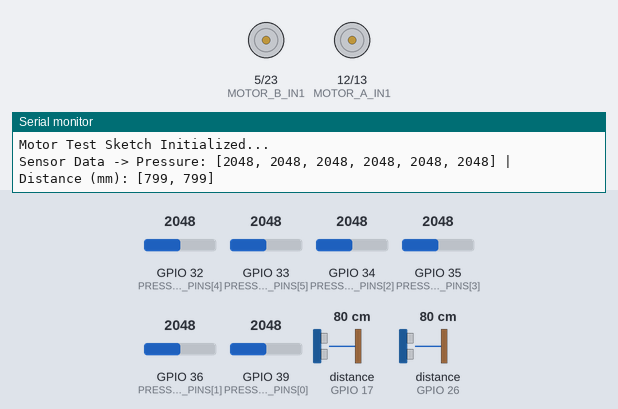
This sketch was run on a simulated ESP32. Shown: motor-driver pin pairs drawn as motors (green arrow = first pin HIGH = forward, orange = second pin HIGH = backward, longer = more drive), the last lines printed to the serial monitor. Wiring (inferred from the names in the program): 2 × ultrasonic range finder: trigger GPIO 16, echo GPIO 17 / trigger GPIO 25, echo GPIO 26. The inputs (shaded band) are chosen by the test bench; at power-on: GPIO 32 (PRESSURE_SENSOR_PINS[4]) = 2048, GPIO 33 (PRESSURE_SENSOR_PINS[5]) = 2048, GPIO 34 (PRESSURE_SENSOR_PINS[2]) = 2048, GPIO 35 (PRESSURE_SENSOR_PINS[3]) = 2048, GPIO 36 (PRESSURE_SENSOR_PINS[1]) = 2048, GPIO 39 (PRESSURE_SENSOR_PINS[0]) = 2048, distance to the obstacle (sensors on GPIO 17, GPIO 26) 80 cm. The echo pulse lasts 58.3 µs per cm.

Above: at 1.5 s.
At 3.0 s:
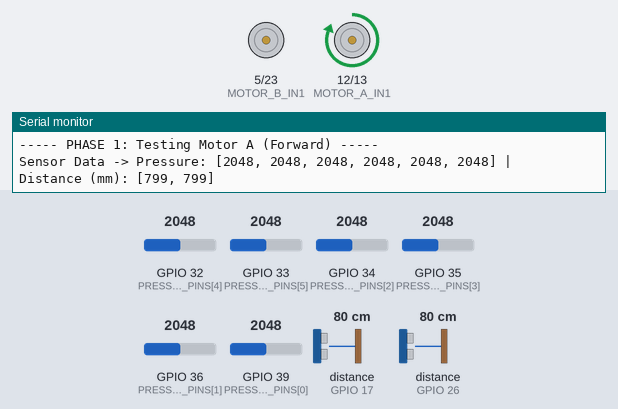
At 5.0 s:
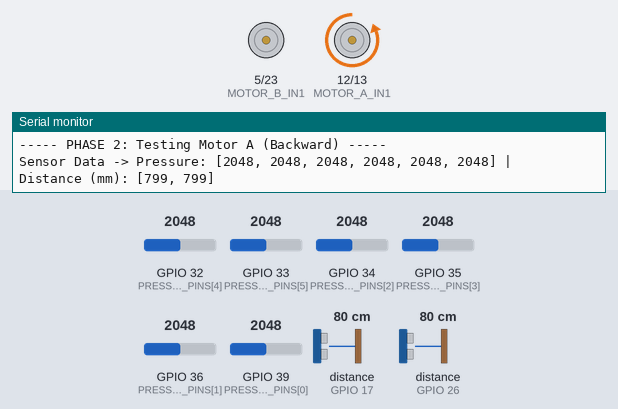
At 9.0 s:
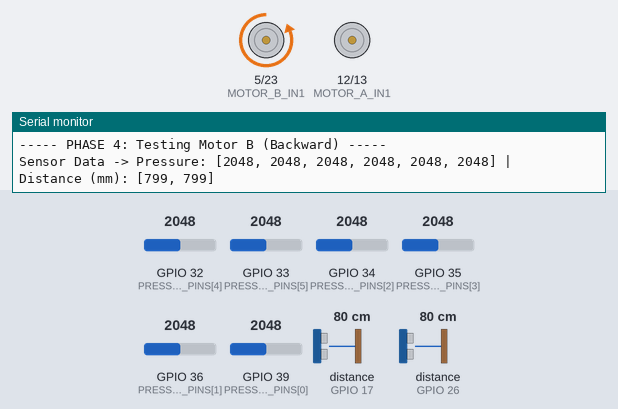
Timing chart, 0 to 11.4 s (numbered marks = the images above):
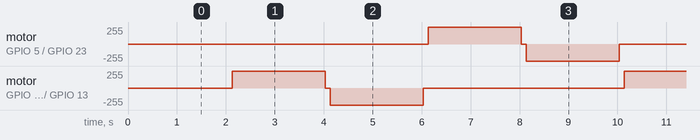

The sketch:

motor_test.ino
```cpp
/*
  Motor Test Sketch

  This sketch tests each motor by running it in one direction, then the other,
  for a set duration. It continuously reads and prints sensor data while the
  motors are being tested.
*/

// ====== PIN DEFINITIONS (from hardware_test_v4.ino) ======

// Pressure Sensors (FSRs)
const int PRESSURE_SENSOR_PINS[6] = {39, 36, 34, 35, 32, 33};
const int NUM_PRESSURE_SENSORS = 6;

// Distance Sensors (HC-SR04)
const int DISTANCE_TRIG_PINS[2] = {25, 16};
const int DISTANCE_ECHO_PINS[2] = {26, 17};
const int NUM_DISTANCE_SENSORS = 2;

// Motor Driver (L298N)
const int MOTOR_A_IN1 = 12; // Corresponds to L298N IN1
const int MOTOR_A_IN2 = 13; // Corresponds to L298N IN2
const int MOTOR_B_IN1 = 5;  // Corresponds to L298N IN3
const int MOTOR_B_IN2 = 23; // Corresponds to L298N IN4

// ====== CONSTANTS ======
const unsigned long MOTOR_TEST_DURATION_MS = 2000; // Run each motor test for 2 seconds
const unsigned long SENSOR_READ_INTERVAL_MS = 500; // Read sensors every 500ms
const unsigned long MAX_DISTANCE_TIMEOUT_US = 30000; // Timeout for pulseIn

// ====== GLOBAL VARIABLES FOR TIMING ======
unsigned long lastSensorReadTime = 0;
unsigned long testPhaseStartTime = 0;
int currentTestPhase = 0;

void setup() {
  Serial.begin(115200);
  delay(1000);
  Serial.println("Motor Test Sketch Initialized...");

  // Pin initializations
  for (int i = 0; i < NUM_PRESSURE_SENSORS; ++i) {
    pinMode(PRESSURE_SENSOR_PINS[i], INPUT);
  }
  for (int i = 0; i < NUM_DISTANCE_SENSORS; ++i) {
    pinMode(DISTANCE_TRIG_PINS[i], OUTPUT);
    pinMode(DISTANCE_ECHO_PINS[i], INPUT);
  }
  pinMode(MOTOR_A_IN1, OUTPUT);
  pinMode(MOTOR_A_IN2, OUTPUT);
  pinMode(MOTOR_B_IN1, OUTPUT);
  pinMode(MOTOR_B_IN2, OUTPUT);

  // Ensure motors are stopped initially
  stopMotors();
}

void loop() {
  unsigned long currentTime = millis();

  // 1. Continuously read and print sensor data at a fixed interval
  if (currentTime - lastSensorReadTime >= SENSOR_READ_INTERVAL_MS) {
    lastSensorReadTime = currentTime;
    readAndPrintSensors();
  }

  // 2. Progress through the motor test sequence
  if (currentTime - testPhaseStartTime >= MOTOR_TEST_DURATION_MS) {
    testPhaseStartTime = currentTime; // Reset timer for the new phase

    stopMotors(); // Stop motors before starting the next phase
    delay(100);   // Brief pause

    currentTestPhase++;
    if (currentTestPhase > 4) { // Loop back to the start after the last test
      currentTestPhase = 1;
    }

    switch (currentTestPhase) {
      case 1:
        Serial.println("\n----- PHASE 1: Testing Motor A (Forward) -----");
        digitalWrite(MOTOR_A_IN1, HIGH);
        digitalWrite(MOTOR_A_IN2, LOW);
        break;
      case 2:
        Serial.println("\n----- PHASE 2: Testing Motor A (Backward) -----");
        digitalWrite(MOTOR_A_IN1, LOW);
        digitalWrite(MOTOR_A_IN2, HIGH);
        break;
      case 3:
        Serial.println("\n----- PHASE 3: Testing Motor B (Forward) -----");
        digitalWrite(MOTOR_B_IN1, HIGH);
        digitalWrite(MOTOR_B_IN2, LOW);
        break;
      case 4:
        Serial.println("\n----- PHASE 4: Testing Motor B (Backward) -----");
        digitalWrite(MOTOR_B_IN1, LOW);
        digitalWrite(MOTOR_B_IN2, HIGH);
        break;
    }
  }
}

void readAndPrintSensors() {
  int pressureValues[NUM_PRESSURE_SENSORS];
  long distanceValues[NUM_DISTANCE_SENSORS];

  // Read all sensors
  for (int i = 0; i < NUM_PRESSURE_SENSORS; ++i) {
    pressureValues[i] = analogRead(PRESSURE_SENSOR_PINS[i]);
  }
  for (int i = 0; i < NUM_DISTANCE_SENSORS; ++i) {
    distanceValues[i] = readDistance(i);
    delay(10); // Small delay between distance sensor pings
  }

  // Print all sensor values
  Serial.print("Sensor Data -> Pressure: [");
  for (int i = 0; i < NUM_PRESSURE_SENSORS; ++i) {
    Serial.print(pressureValues[i]);
    if (i < NUM_PRESSURE_SENSORS - 1) Serial.print(", ");
  }
  Serial.print("] | Distance (mm): [");
  for (int i = 0; i < NUM_DISTANCE_SENSORS; ++i) {
    Serial.print(distanceValues[i]);
    if (i < NUM_DISTANCE_SENSORS - 1) Serial.print(", ");
  }
  Serial.println("]");
}

long readDistance(int sensorIndex) {
  digitalWrite(DISTANCE_TRIG_PINS[sensorIndex], LOW);
  delayMicroseconds(2);
  digitalWrite(DISTANCE_TRIG_PINS[sensorIndex], HIGH);
  delayMicroseconds(10);
  digitalWrite(DISTANCE_TRIG_PINS[sensorIndex], LOW);
  long duration_us = pulseIn(DISTANCE_ECHO_PINS[sensorIndex], HIGH, MAX_DISTANCE_TIMEOUT_US);
  if (duration_us == 0) return -1; // Timeout or error
  return duration_us * 343 / 2000;
}

void stopMotors() {
  digitalWrite(MOTOR_A_IN1, LOW);
  digitalWrite(MOTOR_A_IN2, LOW);
  digitalWrite(MOTOR_B_IN1, LOW);
  digitalWrite(MOTOR_B_IN2, LOW);
}
```

Measured:
- by itself, motor on GPIO 5 (MOTOR_B_IN1) / GPIO 23 (MOTOR_B_IN2), motor on GPIO 12 (MOTOR_A_IN1) / GPIO 13 (MOTOR_A_IN2): repeats every 8.0 s: stopped 0.10 s, backward 255/255 1.9 s, stopped 4.1 s, forward 255/255 1.9 s
